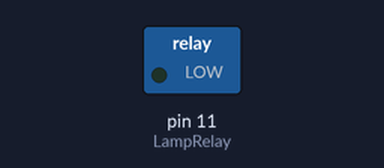
The sketch below on a simulated Arduino Uno, built with avr-gcc and run on an emulated ATmega328P. Parts: switched loads named in the sketch (green lamp = pin HIGH). Dashed ring = blinking.

Above: at 0.5 s.
Timing chart, 0 to 4.6 s (numbered marks = the images above):
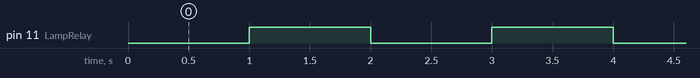

The sketch:

sketch_jan05b.ino
```cpp
#define LampRelay 11            //Lamba rölesi

void setup()
{
  pinMode(LampRelay, OUTPUT);
  digitalWrite(LampRelay, HIGH);
  Serial.begin(9600);

}

void loop()
{
  digitalWrite(LampRelay, LOW);
  delay(1000); // Delay a little bit to improve simulation performance
  digitalWrite(LampRelay, HIGH);
  delay(1000); // Delay a little bit to improve simulation performance
}
```

Measured:
- by itself, pin 11 (LampRelay): alternates HIGH for 1.0 s and LOW for 1.0 s
